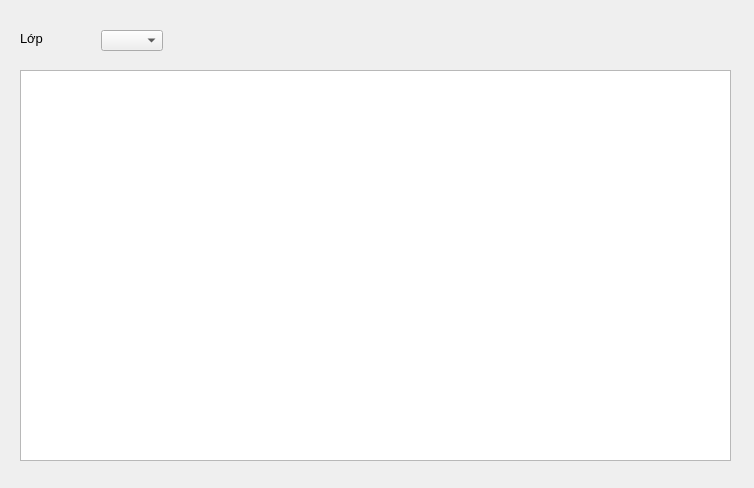
<?xml version="1.0" encoding="UTF-8"?>
<ui version="4.0">
 <class>Dialog</class>
 <widget class="QDialog" name="Dialog">
  <property name="geometry">
   <rect>
    <x>0</x>
    <y>0</y>
    <width>754</width>
    <height>488</height>
   </rect>
  </property>
  <property name="windowTitle">
   <string>Danh sách học sinh đã đăng ký</string>
  </property>
  <widget class="QComboBox" name="comboBox">
   <property name="geometry">
    <rect>
     <x>101</x>
     <y>30</y>
     <width>62</width>
     <height>21</height>
    </rect>
   </property>
   <property name="font">
    <font>
     <pointsize>10</pointsize>
    </font>
   </property>
  </widget>
  <widget class="QLabel" name="label">
   <property name="geometry">
    <rect>
     <x>20</x>
     <y>30</y>
     <width>55</width>
     <height>16</height>
    </rect>
   </property>
   <property name="font">
    <font>
     <pointsize>10</pointsize>
    </font>
   </property>
   <property name="text">
    <string>Lớp</string>
   </property>
  </widget>
  <widget class="QTableView" name="tableView">
   <property name="geometry">
    <rect>
     <x>20</x>
     <y>70</y>
     <width>711</width>
     <height>391</height>
    </rect>
   </property>
   <property name="font">
    <font>
     <pointsize>10</pointsize>
    </font>
   </property>
  </widget>
 </widget>
 <resources/>
 <connections/>
</ui>
